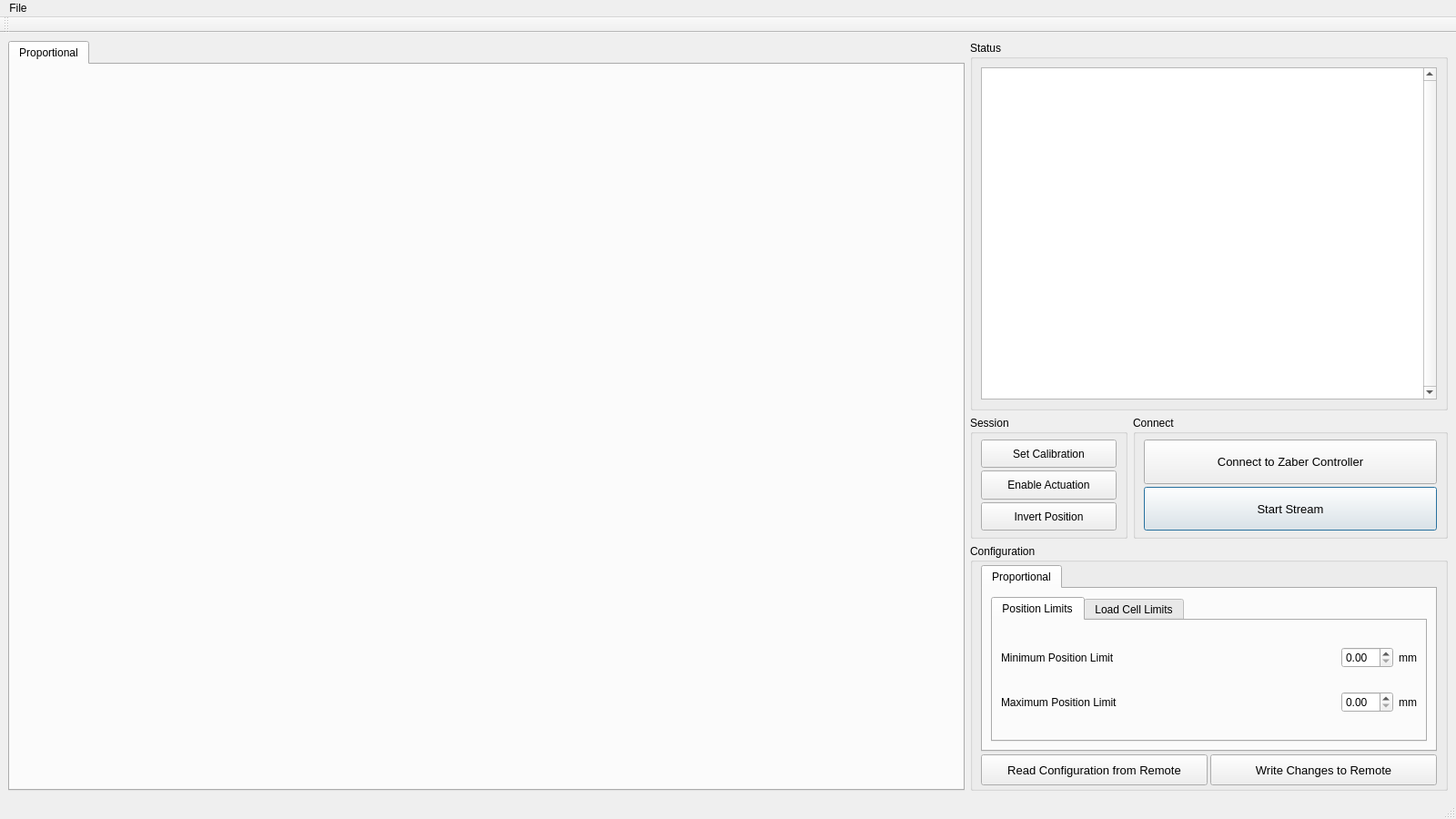
<?xml version="1.0" encoding="UTF-8"?>
<ui version="4.0">
 <class>ZaberWindow</class>
 <widget class="QMainWindow" name="ZaberWindow">
  <property name="geometry">
   <rect>
    <x>0</x>
    <y>0</y>
    <width>1600</width>
    <height>900</height>
   </rect>
  </property>
  <property name="sizePolicy">
   <sizepolicy hsizetype="Preferred" vsizetype="Preferred">
    <horstretch>0</horstretch>
    <verstretch>0</verstretch>
   </sizepolicy>
  </property>
  <property name="windowTitle">
   <string notr="true">Zaber Graphing Example</string>
  </property>
  <property name="toolTip">
   <string notr="true"/>
  </property>
  <widget class="QWidget" name="centralwidget">
   <property name="sizePolicy">
    <sizepolicy hsizetype="Preferred" vsizetype="Preferred">
     <horstretch>0</horstretch>
     <verstretch>0</verstretch>
    </sizepolicy>
   </property>
   <layout class="QGridLayout" name="gridLayout" columnstretch="2,1">
    <item row="0" column="0">
     <widget class="QTabWidget" name="plotTabWidget">
      <property name="sizePolicy">
       <sizepolicy hsizetype="Preferred" vsizetype="Preferred">
        <horstretch>0</horstretch>
        <verstretch>0</verstretch>
       </sizepolicy>
      </property>
      <property name="font">
       <font>
        <family>Microsoft Sans Serif</family>
       </font>
      </property>
      <property name="cursor">
       <cursorShape>ArrowCursor</cursorShape>
      </property>
      <property name="currentIndex">
       <number>0</number>
      </property>
      <widget class="QWidget" name="proportionalPlotsTab">
       <attribute name="title">
        <string>Proportional</string>
       </attribute>
       <layout class="QGridLayout" name="proportionalPlotTabGridLayout" rowstretch="9,0">
        <item row="0" column="0">
         <widget class="GraphicsLayoutWidget" name="proportionalGraphWidget" native="true">
          <property name="sizePolicy">
           <sizepolicy hsizetype="Preferred" vsizetype="Preferred">
            <horstretch>0</horstretch>
            <verstretch>0</verstretch>
           </sizepolicy>
          </property>
          <property name="font">
           <font>
            <family>Microsoft Sans Serif</family>
           </font>
          </property>
          <property name="acceptDrops">
           <bool>false</bool>
          </property>
          <property name="toolTip">
           <string notr="true"/>
          </property>
         </widget>
        </item>
        <item row="1" column="0">
         <layout class="QHBoxLayout" name="proportionalGraphToggleHorizontalLayout"/>
        </item>
       </layout>
      </widget>
     </widget>
    </item>
    <item row="0" column="1">
     <layout class="QVBoxLayout" name="rightSideVerticalLayout" stretch="3,1,2">
      <item>
       <widget class="QGroupBox" name="statusGroupBox">
        <property name="sizePolicy">
         <sizepolicy hsizetype="Preferred" vsizetype="Preferred">
          <horstretch>0</horstretch>
          <verstretch>0</verstretch>
         </sizepolicy>
        </property>
        <property name="font">
         <font>
          <family>Microsoft Sans Serif</family>
         </font>
        </property>
        <property name="cursor">
         <cursorShape>IBeamCursor</cursorShape>
        </property>
        <property name="title">
         <string notr="true">Status</string>
        </property>
        <layout class="QVBoxLayout" name="statusGroupBoxVerticalLayout">
         <item>
          <widget class="QTextBrowser" name="statusTextBrowser">
           <property name="sizePolicy">
            <sizepolicy hsizetype="Preferred" vsizetype="Preferred">
             <horstretch>0</horstretch>
             <verstretch>0</verstretch>
            </sizepolicy>
           </property>
           <property name="font">
            <font>
             <family>Microsoft Sans Serif</family>
            </font>
           </property>
           <property name="cursor" stdset="0">
            <cursorShape>IBeamCursor</cursorShape>
           </property>
           <property name="frameShape">
            <enum>QFrame::Shape::StyledPanel</enum>
           </property>
           <property name="frameShadow">
            <enum>QFrame::Shadow::Sunken</enum>
           </property>
           <property name="verticalScrollBarPolicy">
            <enum>Qt::ScrollBarPolicy::ScrollBarAlwaysOn</enum>
           </property>
           <property name="horizontalScrollBarPolicy">
            <enum>Qt::ScrollBarPolicy::ScrollBarAlwaysOff</enum>
           </property>
           <property name="sizeAdjustPolicy">
            <enum>QAbstractScrollArea::SizeAdjustPolicy::AdjustToContents</enum>
           </property>
           <property name="tabChangesFocus">
            <bool>true</bool>
           </property>
           <property name="lineWrapMode">
            <enum>QTextEdit::LineWrapMode::WidgetWidth</enum>
           </property>
           <property name="html">
            <string notr="true">&lt;!DOCTYPE HTML PUBLIC &quot;-//W3C//DTD HTML 4.0//EN&quot; &quot;http://www.w3.org/TR/REC-html40/strict.dtd&quot;&gt;
&lt;html&gt;&lt;head&gt;&lt;meta name=&quot;qrichtext&quot; content=&quot;1&quot; /&gt;&lt;meta charset=&quot;utf-8&quot; /&gt;&lt;style type=&quot;text/css&quot;&gt;
p, li { white-space: pre-wrap; }
hr { height: 1px; border-width: 0; }
li.unchecked::marker { content: &quot;\2610&quot;; }
li.checked::marker { content: &quot;\2612&quot;; }
&lt;/style&gt;&lt;/head&gt;&lt;body style=&quot; font-family:'Microsoft Sans Serif'; font-size:9pt; font-weight:400; font-style:normal;&quot;&gt;
&lt;p style=&quot;-qt-paragraph-type:empty; margin-top:0px; margin-bottom:0px; margin-left:0px; margin-right:0px; -qt-block-indent:0; text-indent:0px; font-family:'Segoe UI'; font-size:10pt;&quot;&gt;&lt;br /&gt;&lt;/p&gt;&lt;/body&gt;&lt;/html&gt;</string>
           </property>
           <property name="textInteractionFlags">
            <set>Qt::TextInteractionFlag::LinksAccessibleByKeyboard|Qt::TextInteractionFlag::LinksAccessibleByMouse|Qt::TextInteractionFlag::TextBrowserInteraction|Qt::TextInteractionFlag::TextSelectableByKeyboard|Qt::TextInteractionFlag::TextSelectableByMouse</set>
           </property>
          </widget>
         </item>
        </layout>
       </widget>
      </item>
      <item>
       <layout class="QHBoxLayout" name="sessionConnectHorizontalLayout" stretch="1,2">
        <item>
         <widget class="QGroupBox" name="sessionGroupBox">
          <property name="sizePolicy">
           <sizepolicy hsizetype="Preferred" vsizetype="Preferred">
            <horstretch>0</horstretch>
            <verstretch>0</verstretch>
           </sizepolicy>
          </property>
          <property name="minimumSize">
           <size>
            <width>0</width>
            <height>0</height>
           </size>
          </property>
          <property name="font">
           <font>
            <family>Microsoft Sans Serif</family>
           </font>
          </property>
          <property name="title">
           <string notr="true">Session</string>
          </property>
          <layout class="QVBoxLayout" name="connectGroupBoxVerticalLayout" stretch="1,1,1">
           <property name="spacing">
            <number>3</number>
           </property>
           <property name="topMargin">
            <number>6</number>
           </property>
           <property name="bottomMargin">
            <number>6</number>
           </property>
           <item>
            <widget class="QPushButton" name="setCalibrationButton">
             <property name="sizePolicy">
              <sizepolicy hsizetype="Preferred" vsizetype="Preferred">
               <horstretch>0</horstretch>
               <verstretch>0</verstretch>
              </sizepolicy>
             </property>
             <property name="font">
              <font>
               <family>Microsoft Sans Serif</family>
              </font>
             </property>
             <property name="cursor">
              <cursorShape>PointingHandCursor</cursorShape>
             </property>
             <property name="text">
              <string notr="true">Set Calibration</string>
             </property>
            </widget>
           </item>
           <item>
            <widget class="QPushButton" name="enableActuationButton">
             <property name="sizePolicy">
              <sizepolicy hsizetype="Preferred" vsizetype="Preferred">
               <horstretch>0</horstretch>
               <verstretch>0</verstretch>
              </sizepolicy>
             </property>
             <property name="font">
              <font>
               <family>Microsoft Sans Serif</family>
               <bold>false</bold>
              </font>
             </property>
             <property name="cursor">
              <cursorShape>PointingHandCursor</cursorShape>
             </property>
             <property name="text">
              <string notr="true">Enable Actuation</string>
             </property>
             <property name="checkable">
              <bool>true</bool>
             </property>
            </widget>
           </item>
           <item>
            <widget class="QPushButton" name="invertPushButton">
             <property name="sizePolicy">
              <sizepolicy hsizetype="Preferred" vsizetype="Preferred">
               <horstretch>0</horstretch>
               <verstretch>0</verstretch>
              </sizepolicy>
             </property>
             <property name="font">
              <font>
               <family>Microsoft Sans Serif</family>
              </font>
             </property>
             <property name="cursor">
              <cursorShape>PointingHandCursor</cursorShape>
             </property>
             <property name="text">
              <string>Invert Position</string>
             </property>
             <property name="checkable">
              <bool>true</bool>
             </property>
            </widget>
           </item>
          </layout>
         </widget>
        </item>
        <item>
         <widget class="QGroupBox" name="connectGroupBox">
          <property name="sizePolicy">
           <sizepolicy hsizetype="Preferred" vsizetype="Preferred">
            <horstretch>0</horstretch>
            <verstretch>0</verstretch>
           </sizepolicy>
          </property>
          <property name="font">
           <font>
            <family>Microsoft Sans Serif</family>
            <bold>false</bold>
           </font>
          </property>
          <property name="title">
           <string notr="true">Connect</string>
          </property>
          <layout class="QVBoxLayout" name="sessionGroupVerticalLayout">
           <property name="spacing">
            <number>3</number>
           </property>
           <property name="topMargin">
            <number>6</number>
           </property>
           <property name="bottomMargin">
            <number>6</number>
           </property>
           <item>
            <widget class="QPushButton" name="connectToZaberButton">
             <property name="sizePolicy">
              <sizepolicy hsizetype="Preferred" vsizetype="Preferred">
               <horstretch>0</horstretch>
               <verstretch>0</verstretch>
              </sizepolicy>
             </property>
             <property name="font">
              <font>
               <family>Microsoft Sans Serif</family>
               <pointsize>10</pointsize>
               <bold>false</bold>
              </font>
             </property>
             <property name="cursor">
              <cursorShape>PointingHandCursor</cursorShape>
             </property>
             <property name="text">
              <string notr="true">Connect to Zaber Controller</string>
             </property>
            </widget>
           </item>
           <item>
            <widget class="QPushButton" name="startStreamPushButton">
             <property name="sizePolicy">
              <sizepolicy hsizetype="Preferred" vsizetype="Preferred">
               <horstretch>0</horstretch>
               <verstretch>0</verstretch>
              </sizepolicy>
             </property>
             <property name="font">
              <font>
               <family>Microsoft Sans Serif</family>
               <pointsize>10</pointsize>
               <bold>false</bold>
              </font>
             </property>
             <property name="cursor">
              <cursorShape>PointingHandCursor</cursorShape>
             </property>
             <property name="text">
              <string notr="true">Start Stream</string>
             </property>
             <property name="checkable">
              <bool>true</bool>
             </property>
             <property name="autoDefault">
              <bool>true</bool>
             </property>
             <property name="default">
              <bool>true</bool>
             </property>
            </widget>
           </item>
          </layout>
         </widget>
        </item>
       </layout>
      </item>
      <item>
       <widget class="QGroupBox" name="configurationBox">
        <property name="sizePolicy">
         <sizepolicy hsizetype="Preferred" vsizetype="Preferred">
          <horstretch>0</horstretch>
          <verstretch>0</verstretch>
         </sizepolicy>
        </property>
        <property name="font">
         <font>
          <family>Microsoft Sans Serif</family>
         </font>
        </property>
        <property name="title">
         <string notr="true">Configuration</string>
        </property>
        <layout class="QVBoxLayout" name="verticalLayout" stretch="6,1">
         <property name="spacing">
          <number>3</number>
         </property>
         <property name="topMargin">
          <number>3</number>
         </property>
         <property name="bottomMargin">
          <number>3</number>
         </property>
         <item>
          <widget class="QTabWidget" name="configurationTabs">
           <property name="sizePolicy">
            <sizepolicy hsizetype="Preferred" vsizetype="Preferred">
             <horstretch>0</horstretch>
             <verstretch>0</verstretch>
            </sizepolicy>
           </property>
           <property name="font">
            <font>
             <family>Microsoft Sans Serif</family>
            </font>
           </property>
           <property name="cursor">
            <cursorShape>ArrowCursor</cursorShape>
           </property>
           <property name="styleSheet">
            <string notr="true"/>
           </property>
           <property name="tabShape">
            <enum>QTabWidget::TabShape::Rounded</enum>
           </property>
           <property name="currentIndex">
            <number>0</number>
           </property>
           <property name="iconSize">
            <size>
             <width>0</width>
             <height>0</height>
            </size>
           </property>
           <property name="elideMode">
            <enum>Qt::TextElideMode::ElideNone</enum>
           </property>
           <property name="usesScrollButtons">
            <bool>false</bool>
           </property>
           <property name="tabsClosable">
            <bool>false</bool>
           </property>
           <property name="movable">
            <bool>false</bool>
           </property>
           <property name="tabBarAutoHide">
            <bool>false</bool>
           </property>
           <widget class="QWidget" name="proportionalPage">
            <attribute name="title">
             <string>Proportional</string>
            </attribute>
            <layout class="QGridLayout" name="proportionalPageGridLayout">
             <item row="0" column="0">
              <widget class="QTabWidget" name="proportionalSubPages">
               <property name="sizePolicy">
                <sizepolicy hsizetype="Preferred" vsizetype="Preferred">
                 <horstretch>0</horstretch>
                 <verstretch>0</verstretch>
                </sizepolicy>
               </property>
               <property name="minimumSize">
                <size>
                 <width>0</width>
                 <height>0</height>
                </size>
               </property>
               <property name="font">
                <font>
                 <family>Microsoft Sans Serif</family>
                </font>
               </property>
               <property name="cursor">
                <cursorShape>PointingHandCursor</cursorShape>
               </property>
               <property name="focusPolicy">
                <enum>Qt::FocusPolicy::NoFocus</enum>
               </property>
               <property name="styleSheet">
                <string notr="true"/>
               </property>
               <property name="currentIndex">
                <number>0</number>
               </property>
               <widget class="QWidget" name="proportionalPositionLimitsPage">
                <property name="sizePolicy">
                 <sizepolicy hsizetype="Preferred" vsizetype="Preferred">
                  <horstretch>0</horstretch>
                  <verstretch>0</verstretch>
                 </sizepolicy>
                </property>
                <attribute name="title">
                 <string notr="true">Position Limits</string>
                </attribute>
                <layout class="QGridLayout" name="proportionalPositionGridLayout">
                 <item row="0" column="0">
                  <widget class="QLabel" name="proportionalMinPositionLimitLabel">
                   <property name="sizePolicy">
                    <sizepolicy hsizetype="Expanding" vsizetype="Preferred">
                     <horstretch>0</horstretch>
                     <verstretch>0</verstretch>
                    </sizepolicy>
                   </property>
                   <property name="font">
                    <font>
                     <family>Microsoft Sans Serif</family>
                     <pointsize>9</pointsize>
                    </font>
                   </property>
                   <property name="toolTip">
                    <string notr="true"/>
                   </property>
                   <property name="text">
                    <string notr="true">Minimum Position Limit</string>
                   </property>
                  </widget>
                 </item>
                 <item row="0" column="2">
                  <widget class="QLabel" name="proportionalMinPositionLimitUnitLabel">
                   <property name="font">
                    <font>
                     <family>Microsoft Sans Serif</family>
                     <pointsize>9</pointsize>
                    </font>
                   </property>
                   <property name="text">
                    <string notr="true">mm</string>
                   </property>
                   <property name="alignment">
                    <set>Qt::AlignmentFlag::AlignRight|Qt::AlignmentFlag::AlignTrailing|Qt::AlignmentFlag::AlignVCenter</set>
                   </property>
                  </widget>
                 </item>
                 <item row="1" column="0">
                  <widget class="QLabel" name="proportionalMaxPositionLimitLabel">
                   <property name="enabled">
                    <bool>true</bool>
                   </property>
                   <property name="sizePolicy">
                    <sizepolicy hsizetype="Expanding" vsizetype="Preferred">
                     <horstretch>0</horstretch>
                     <verstretch>0</verstretch>
                    </sizepolicy>
                   </property>
                   <property name="font">
                    <font>
                     <family>Microsoft Sans Serif</family>
                     <pointsize>9</pointsize>
                    </font>
                   </property>
                   <property name="toolTip">
                    <string notr="true">Flexion angle should be considered more positive.</string>
                   </property>
                   <property name="text">
                    <string notr="true">Maximum Position Limit</string>
                   </property>
                  </widget>
                 </item>
                 <item row="1" column="2">
                  <widget class="QLabel" name="proportionalMaxPositionLimitUnitLabel">
                   <property name="font">
                    <font>
                     <family>Microsoft Sans Serif</family>
                     <pointsize>9</pointsize>
                    </font>
                   </property>
                   <property name="text">
                    <string notr="true">mm</string>
                   </property>
                   <property name="alignment">
                    <set>Qt::AlignmentFlag::AlignRight|Qt::AlignmentFlag::AlignTrailing|Qt::AlignmentFlag::AlignVCenter</set>
                   </property>
                  </widget>
                 </item>
                 <item row="0" column="1">
                  <widget class="QDoubleSpinBox" name="proportionalMinPositionLimitDoubleSpinBox">
                   <property name="cursor">
                    <cursorShape>IBeamCursor</cursorShape>
                   </property>
                  </widget>
                 </item>
                 <item row="1" column="1">
                  <widget class="QDoubleSpinBox" name="proportionalMaxPositionLimitDoubleSpinBox">
                   <property name="cursor">
                    <cursorShape>IBeamCursor</cursorShape>
                   </property>
                  </widget>
                 </item>
                </layout>
               </widget>
               <widget class="QWidget" name="proportionalLoadCellLimitsPage">
                <attribute name="title">
                 <string notr="true">Load Cell Limits</string>
                </attribute>
                <layout class="QGridLayout" name="proportionalLoadCellGridLayout">
                 <item row="0" column="0">
                  <widget class="QLabel" name="proportionalMinLoadCellLabel">
                   <property name="sizePolicy">
                    <sizepolicy hsizetype="Expanding" vsizetype="Preferred">
                     <horstretch>0</horstretch>
                     <verstretch>0</verstretch>
                    </sizepolicy>
                   </property>
                   <property name="font">
                    <font>
                     <family>Microsoft Sans Serif</family>
                    </font>
                   </property>
                   <property name="text">
                    <string notr="true">Minimum Load Cell Limit</string>
                   </property>
                  </widget>
                 </item>
                 <item row="0" column="1">
                  <widget class="QDoubleSpinBox" name="proportionalMinLoadCellDoubleSpinBox">
                   <property name="sizePolicy">
                    <sizepolicy hsizetype="Minimum" vsizetype="Fixed">
                     <horstretch>0</horstretch>
                     <verstretch>0</verstretch>
                    </sizepolicy>
                   </property>
                   <property name="font">
                    <font>
                     <family>Microsoft Sans Serif</family>
                    </font>
                   </property>
                   <property name="cursor">
                    <cursorShape>IBeamCursor</cursorShape>
                   </property>
                   <property name="wrapping">
                    <bool>false</bool>
                   </property>
                   <property name="specialValueText">
                    <string notr="true"/>
                   </property>
                   <property name="accelerated">
                    <bool>true</bool>
                   </property>
                   <property name="showGroupSeparator" stdset="0">
                    <bool>false</bool>
                   </property>
                   <property name="decimals">
                    <number>2</number>
                   </property>
                   <property name="minimum">
                    <double>-100.000000000000000</double>
                   </property>
                   <property name="maximum">
                    <double>100.000000000000000</double>
                   </property>
                   <property name="singleStep">
                    <double>1.000000000000000</double>
                   </property>
                   <property name="value">
                    <double>0.000000000000000</double>
                   </property>
                  </widget>
                 </item>
                 <item row="0" column="2">
                  <widget class="QLabel" name="proportionalMinLoadCellUnitLabel">
                   <property name="sizePolicy">
                    <sizepolicy hsizetype="Preferred" vsizetype="Preferred">
                     <horstretch>0</horstretch>
                     <verstretch>0</verstretch>
                    </sizepolicy>
                   </property>
                   <property name="font">
                    <font>
                     <family>Microsoft Sans Serif</family>
                    </font>
                   </property>
                   <property name="text">
                    <string notr="true">g</string>
                   </property>
                   <property name="alignment">
                    <set>Qt::AlignmentFlag::AlignRight|Qt::AlignmentFlag::AlignTrailing|Qt::AlignmentFlag::AlignVCenter</set>
                   </property>
                  </widget>
                 </item>
                 <item row="1" column="0">
                  <widget class="QLabel" name="proportionalMaxLoadCellLabel">
                   <property name="sizePolicy">
                    <sizepolicy hsizetype="Expanding" vsizetype="Preferred">
                     <horstretch>0</horstretch>
                     <verstretch>0</verstretch>
                    </sizepolicy>
                   </property>
                   <property name="font">
                    <font>
                     <family>Microsoft Sans Serif</family>
                    </font>
                   </property>
                   <property name="text">
                    <string notr="true">Maximum Load Cell Limit</string>
                   </property>
                  </widget>
                 </item>
                 <item row="1" column="1">
                  <widget class="QDoubleSpinBox" name="proportionalMaxLoadCellDoubleSpinBox">
                   <property name="sizePolicy">
                    <sizepolicy hsizetype="Minimum" vsizetype="Fixed">
                     <horstretch>0</horstretch>
                     <verstretch>0</verstretch>
                    </sizepolicy>
                   </property>
                   <property name="font">
                    <font>
                     <family>Microsoft Sans Serif</family>
                    </font>
                   </property>
                   <property name="cursor">
                    <cursorShape>IBeamCursor</cursorShape>
                   </property>
                   <property name="wrapping">
                    <bool>false</bool>
                   </property>
                   <property name="specialValueText">
                    <string notr="true"/>
                   </property>
                   <property name="accelerated">
                    <bool>true</bool>
                   </property>
                   <property name="showGroupSeparator" stdset="0">
                    <bool>false</bool>
                   </property>
                   <property name="decimals">
                    <number>2</number>
                   </property>
                   <property name="minimum">
                    <double>-100.000000000000000</double>
                   </property>
                   <property name="maximum">
                    <double>100.000000000000000</double>
                   </property>
                   <property name="singleStep">
                    <double>1.000000000000000</double>
                   </property>
                   <property name="value">
                    <double>0.000000000000000</double>
                   </property>
                  </widget>
                 </item>
                 <item row="1" column="2">
                  <widget class="QLabel" name="proportionalMaxLoadCellUnitLabel">
                   <property name="sizePolicy">
                    <sizepolicy hsizetype="Preferred" vsizetype="Preferred">
                     <horstretch>0</horstretch>
                     <verstretch>0</verstretch>
                    </sizepolicy>
                   </property>
                   <property name="font">
                    <font>
                     <family>Microsoft Sans Serif</family>
                     <pointsize>9</pointsize>
                    </font>
                   </property>
                   <property name="text">
                    <string notr="true">g</string>
                   </property>
                   <property name="alignment">
                    <set>Qt::AlignmentFlag::AlignRight|Qt::AlignmentFlag::AlignTrailing|Qt::AlignmentFlag::AlignVCenter</set>
                   </property>
                  </widget>
                 </item>
                </layout>
               </widget>
              </widget>
             </item>
            </layout>
           </widget>
          </widget>
         </item>
         <item>
          <layout class="QVBoxLayout" name="configurationButtonsVerticalLayout">
           <item>
            <layout class="QHBoxLayout" name="configurationReadWriteHorizontalLayout" stretch="1,1">
             <item>
              <widget class="QPushButton" name="readConfigurationButton">
               <property name="sizePolicy">
                <sizepolicy hsizetype="Preferred" vsizetype="Preferred">
                 <horstretch>0</horstretch>
                 <verstretch>0</verstretch>
                </sizepolicy>
               </property>
               <property name="font">
                <font>
                 <family>Microsoft Sans Serif</family>
                 <pointsize>10</pointsize>
                </font>
               </property>
               <property name="cursor">
                <cursorShape>PointingHandCursor</cursorShape>
               </property>
               <property name="text">
                <string notr="true">Read Configuration from Remote</string>
               </property>
              </widget>
             </item>
             <item>
              <widget class="QPushButton" name="writeChangesButton">
               <property name="sizePolicy">
                <sizepolicy hsizetype="Preferred" vsizetype="Preferred">
                 <horstretch>0</horstretch>
                 <verstretch>0</verstretch>
                </sizepolicy>
               </property>
               <property name="font">
                <font>
                 <family>Microsoft Sans Serif</family>
                 <pointsize>10</pointsize>
                </font>
               </property>
               <property name="cursor">
                <cursorShape>PointingHandCursor</cursorShape>
               </property>
               <property name="text">
                <string notr="true">Write Changes to Remote</string>
               </property>
              </widget>
             </item>
            </layout>
           </item>
          </layout>
         </item>
        </layout>
       </widget>
      </item>
     </layout>
    </item>
   </layout>
  </widget>
  <widget class="QMenuBar" name="menubar">
   <property name="geometry">
    <rect>
     <x>0</x>
     <y>0</y>
     <width>1600</width>
     <height>33</height>
    </rect>
   </property>
   <property name="font">
    <font>
     <pointsize>9</pointsize>
    </font>
   </property>
   <widget class="QMenu" name="menuMenu">
    <property name="font">
     <font>
      <pointsize>9</pointsize>
     </font>
    </property>
    <property name="title">
     <string notr="true">File</string>
    </property>
    <addaction name="separator"/>
    <addaction name="separator"/>
    <addaction name="actionSaveData"/>
    <addaction name="actionOpenData"/>
    <addaction name="actionExit"/>
   </widget>
   <addaction name="menuMenu"/>
  </widget>
  <widget class="QStatusBar" name="statusbar"/>
  <widget class="QToolBar" name="toolBar">
   <property name="windowTitle">
    <string>toolBar</string>
   </property>
   <attribute name="toolBarArea">
    <enum>TopToolBarArea</enum>
   </attribute>
   <attribute name="toolBarBreak">
    <bool>false</bool>
   </attribute>
  </widget>
  <action name="actionSaveData">
   <property name="icon">
    <iconset theme="QIcon::ThemeIcon::DocumentSaveAs"/>
   </property>
   <property name="text">
    <string>Save Data As...</string>
   </property>
   <property name="iconText">
    <string>Save As</string>
   </property>
   <property name="font">
    <font/>
   </property>
   <property name="shortcut">
    <string>Ctrl+S</string>
   </property>
  </action>
  <action name="actionExit">
   <property name="icon">
    <iconset theme="QIcon::ThemeIcon::ApplicationExit"/>
   </property>
   <property name="text">
    <string notr="true">Exit</string>
   </property>
   <property name="font">
    <font/>
   </property>
  </action>
  <action name="actionLightMode">
   <property name="checkable">
    <bool>true</bool>
   </property>
   <property name="checked">
    <bool>false</bool>
   </property>
   <property name="text">
    <string notr="true">Light Mode</string>
   </property>
   <property name="font">
    <font/>
   </property>
  </action>
  <action name="actionDarkMode">
   <property name="checkable">
    <bool>true</bool>
   </property>
   <property name="text">
    <string notr="true">Dark Mode</string>
   </property>
   <property name="font">
    <font/>
   </property>
  </action>
  <action name="actionSystemDefault">
   <property name="checkable">
    <bool>true</bool>
   </property>
   <property name="checked">
    <bool>true</bool>
   </property>
   <property name="text">
    <string notr="true">System Default</string>
   </property>
   <property name="font">
    <font/>
   </property>
  </action>
  <action name="actionOpenData">
   <property name="icon">
    <iconset theme="QIcon::ThemeIcon::DocumentOpen"/>
   </property>
   <property name="text">
    <string>Open Data</string>
   </property>
   <property name="font">
    <font/>
   </property>
   <property name="shortcut">
    <string>Ctrl+O</string>
   </property>
  </action>
 </widget>
 <customwidgets>
  <customwidget>
   <class>GraphicsLayoutWidget</class>
   <extends>QWidget</extends>
   <header>pyqtgraph</header>
   <container>1</container>
  </customwidget>
 </customwidgets>
 <tabstops>
  <tabstop>configurationTabs</tabstop>
  <tabstop>proportionalMinLoadCellDoubleSpinBox</tabstop>
  <tabstop>proportionalMaxLoadCellDoubleSpinBox</tabstop>
  <tabstop>readConfigurationButton</tabstop>
  <tabstop>writeChangesButton</tabstop>
  <tabstop>startStreamPushButton</tabstop>
  <tabstop>statusTextBrowser</tabstop>
  <tabstop>plotTabWidget</tabstop>
 </tabstops>
 <resources/>
 <connections>
  <connection>
   <sender>actionExit</sender>
   <signal>triggered()</signal>
   <receiver>ZaberWindow</receiver>
   <slot>close()</slot>
   <hints>
    <hint type="sourcelabel">
     <x>-1</x>
     <y>-1</y>
    </hint>
    <hint type="destinationlabel">
     <x>959</x>
     <y>539</y>
    </hint>
   </hints>
  </connection>
 </connections>
 <designerdata>
  <property name="gridDeltaX">
   <number>10</number>
  </property>
  <property name="gridDeltaY">
   <number>10</number>
  </property>
  <property name="gridSnapX">
   <bool>true</bool>
  </property>
  <property name="gridSnapY">
   <bool>true</bool>
  </property>
  <property name="gridVisible">
   <bool>true</bool>
  </property>
 </designerdata>
</ui>
